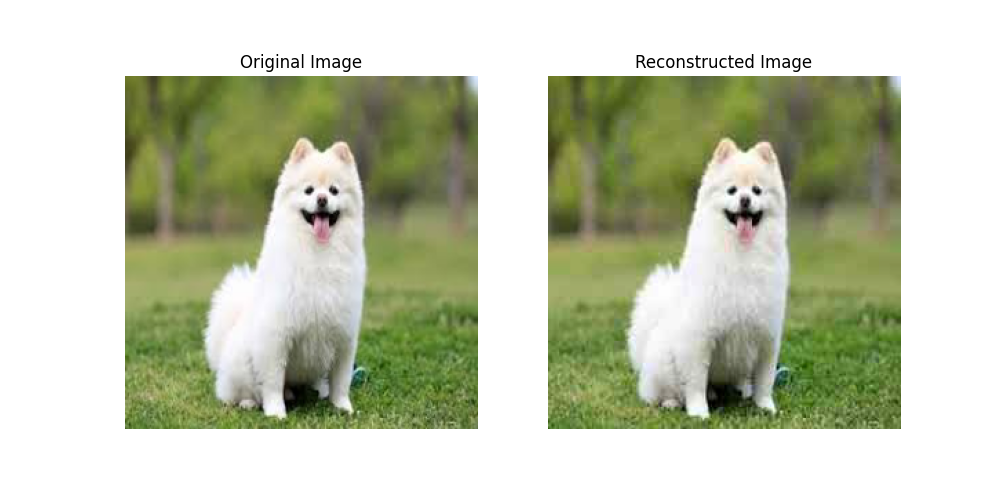
#> input picture compare JPEG.png, 1000 x 500 px
$ python JPEG.py --image_path 'compare JPEG.png'
#> lines starting #> are read from the running program, lines starting #| are printed output that depends on the picture
import heapq
from collections import defaultdict, Counter
import bitstring
import numpy as np
from scipy.fftpack import dct, idct
from PIL import Image
import matplotlib.pyplot as plt
import sys
import os
import argparse
def pad_to_multiple_of_8(arr):
    """입력 배열(arr)을 8의 배수 크기로 패딩"""
    h, w = arr.shape
    pad_h = (8 - h % 8) % 8
    pad_w = (8 - w % 8) % 8
    if pad_h == 0 and pad_w == 0:
        return arr  # 이미 8의 배수이면 그대로 반환
    padded = np.pad(arr, ((0, pad_h), (0, pad_w)), mode="edge")
    print(f"[패딩 적용] 원본 크기 ({h}x{w}) → 패딩 후 ({padded.shape[0]}x{padded.shape[1]})")
    return padded
# [18 lines left out: functions memory_kb, rle_memory_kb, bitstream_memory_kb, not called in this run]

QY = np.array([
    [16,11,10,16,24,40,51,61],
    [12,12,14,19,26,58,60,55],
    [14,13,16,24,40,57,69,56],
    [14,17,22,29,51,87,80,62],
    [18,22,37,56,68,109,103,77],
    [24,35,55,64,81,104,113,92],
    [49,64,78,87,103,121,120,101],
    [72,92,95,98,112,100,103,99]
])
QC = np.array([
    [17,18,24,47,99,99,99,99],
    [18,21,26,66,99,99,99,99],
    [24,26,56,99,99,99,99,99],
    [47,66,99,99,99,99,99,99],
    [99,99,99,99,99,99,99,99],
    [99,99,99,99,99,99,99,99],
    [99,99,99,99,99,99,99,99],
    [99,99,99,99,99,99,99,99]
])
QY_scaled = np.array([
    [24, 16, 15, 24, 36, 60, 76, 91],
    [18, 18, 21, 28, 39, 87, 90, 82],
    [21, 19, 24, 36, 60, 85, 103, 84],
    [21, 25, 33, 43, 76, 130, 120, 93],
    [27, 33, 55, 84, 102, 163, 154, 115],
    [36, 52, 82, 96, 121, 156, 169, 138],
    [73, 96, 117, 130, 154, 181, 180, 151],
    [108, 138, 142, 147, 168, 150, 154, 148]
])

QC_scaled = np.array([
    [25, 27, 36, 70, 148, 148, 148, 148],
    [27, 31, 39, 99, 148, 148, 148, 148],
    [36, 39, 84, 148, 148, 148, 148, 148],
    [70, 99, 148, 148, 148, 148, 148, 148],
    [148, 148, 148, 148, 148, 148, 148, 148],
    [148, 148, 148, 148, 148, 148, 148, 148],
    [148, 148, 148, 148, 148, 148, 148, 148],
    [148, 148, 148, 148, 148, 148, 148, 148]
])
def DCT(block):
    return dct(dct(block, type=2, norm="ortho").T, type=2, norm="ortho")

def IDCT(block):
    return idct(idct(block, type=2, norm="ortho").T, type=2, norm="ortho")

def process_img(image, Q):
    """각 채널을 DCT 후 양자화"""
    h, w = image.shape
    channel_dctq = np.zeros((h, w), dtype=np.float32)
    for i in range(0, h, 8):
        for j in range(0, w, 8):
            block = image[i:i+8, j:j+8] - 128
            dct_block = DCT(block)
            q_block = np.round(dct_block / Q)
            channel_dctq[i:i+8, j:j+8] = q_block
    return channel_dctq

# [15 lines left out: function zigzag_indices, not called in this run]

def zigzag_scan(block):
    """8x8패치를 한줄로 펼치기"""
    return [block[i, j] for i, j in zigzag_indices()]

# [24 lines left out: functions RLE, jpeg_encode, not called in this run]

class HuffmanNode:
    # [5 lines left out: function __init__, not called in this run]

    def __lt__(self, other):
        return self.freq < other.freq

# [51 lines left out: functions build_huffman_tree, generate_huffman_codes, huffman_encode, not called in this run]


#########################################################################
"""여기부터 Decoding"""


# [62 lines left out: functions huffman_decode, compare_rle, inverse_rle, inverse_zigzag, not called in this run]

def inverse_quantize(block, quant_table):
    """양자화 역처리"""
    return block * quant_table

# [25 lines left out: functions reconstruct_image, ycbcr_to_rgb, not called in this run]

def main(img_path):

#> called with img_path = 'compare JPEG.png'
    img = Image.open(img_path)
#> img is the input picture: PIL image 1000x500 RGBA; mean R, G, B, A 195.5, 200.8, 177.6, 255
    width, height = img.size
#> width = 1000; height = 500

    #YCbCr 변환
    ycbcr_img = img.convert("YCbCr")
#> ycbcr_img: PIL image 1000x500 YCbCr; mean of channels 0, 1, 2 196.3, 117.1, 127
    Y, Cb, Cr = ycbcr_img.split()
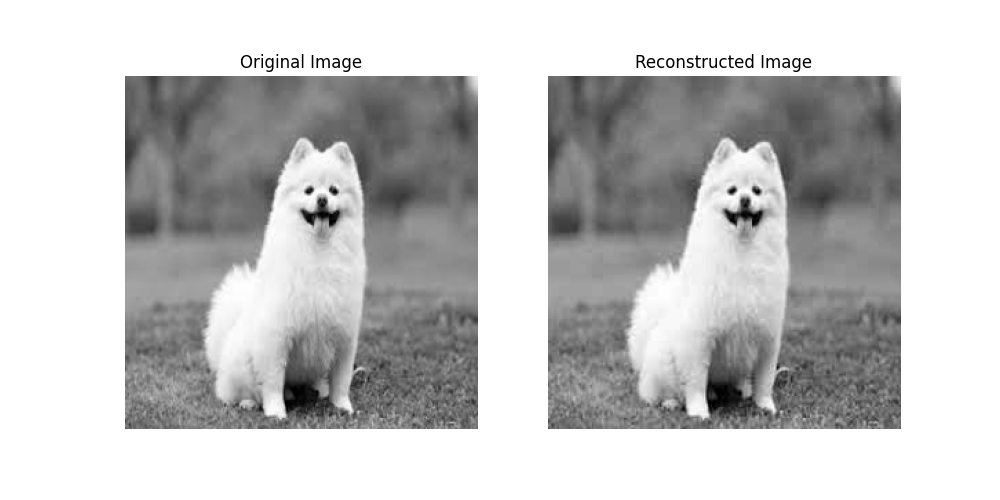
#> Y: PIL image 1000x500 L; min 0, max 255, mean 196.3
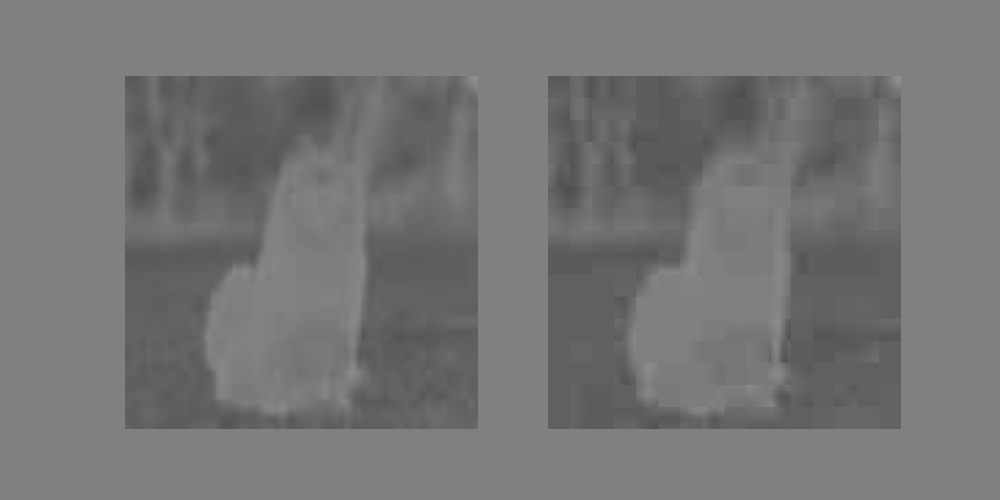
#> Cb: PIL image 1000x500 L; min 78, max 143, mean 117.1
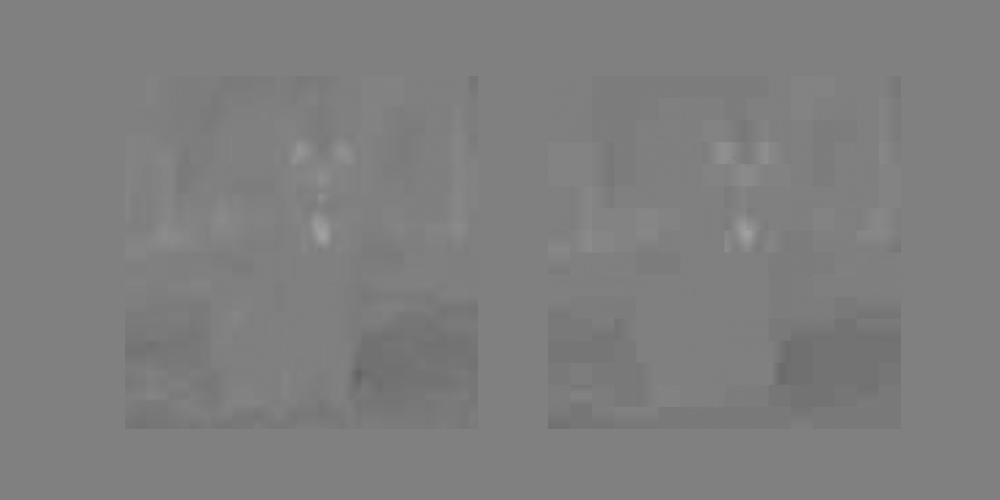
#> Cr: PIL image 1000x500 L; min 98, max 162, mean 127

    Y = np.array(Y, dtype=np.float32)
#> Y: shape (500, 1000) float32
    Cb = np.array(Cb, dtype=np.float32)
#> Cb: shape (500, 1000) float32
    Cr = np.array(Cr, dtype=np.float32)
#> Cr: shape (500, 1000) float32

    # 8의 배수가 아니면 패딩
    Y = pad_to_multiple_of_8(Y)
#> in pad_to_multiple_of_8, `padded = np.pad(arr, ((0, pad_h), (0, pad_w)), mode="edge")`:
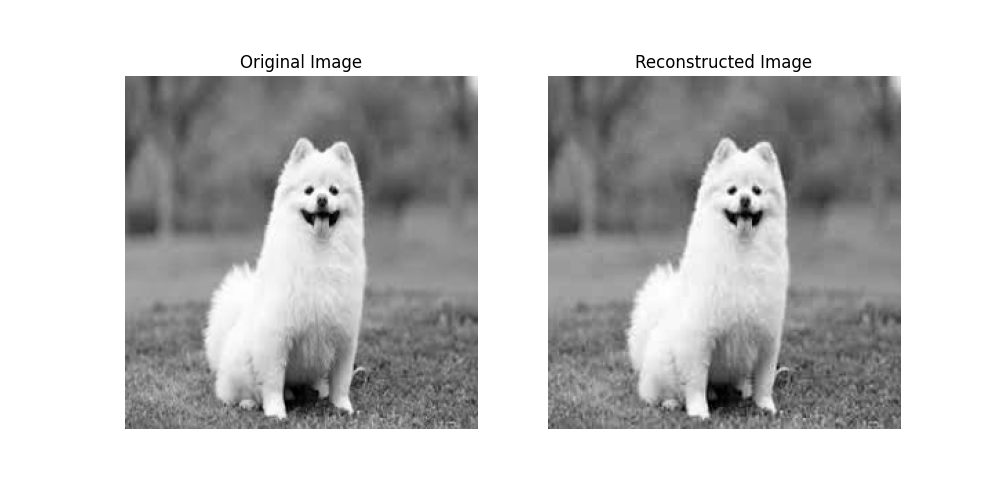
#> padded: shape (504, 1000) float32; min 0, max 255, mean 196.8
#| [패딩 적용] 원본 크기 (500x1000) → 패딩 후 (504x1000)
    Cb = pad_to_multiple_of_8(Cb)
#| [패딩 적용] 원본 크기 (500x1000) → 패딩 후 (504x1000)
    Cr = pad_to_multiple_of_8(Cr)
#| [패딩 적용] 원본 크기 (500x1000) → 패딩 후 (504x1000)

    #Downsampliing
    Cb_ds = Cb[::2, ::2]
    Cr_ds = Cr[::2, ::2]

    # 인코딩 - DCT변환
    Y_dctq = process_img(Y, QY_scaled)
    Cb_dctq = process_img(Cb_ds, QC_scaled)
#> after the loop in process_img, `for i in range(0, h, 8):`: channel_dctq: shape (252, 500) float32; every value is 0
    Cr_dctq = process_img(Cr_ds, QC_scaled)


    # 지그재그 스캔 + RLE인코딩
    Y_encoded = jpeg_encode(Y_dctq)
    Cb_encoded = jpeg_encode(Cb_dctq)
    Cr_encoded = jpeg_encode(Cr_dctq)

    # Huffman 인코딩
    Y_bitstream, Y_dc_codes, Y_ac_codes = huffman_encode(Y_encoded)
    Cb_bitstream, Cb_dc_codes, Cb_ac_codes = huffman_encode(Cb_encoded)
    Cr_bitstream, Cr_dc_codes, Cr_ac_codes = huffman_encode(Cr_encoded)

    # 메모리 차지 용량 비교
    orig_size = os.path.getsize(img_path) / 1024
    ycbcr_size = memory_kb([Y, Cb, Cr])
    downsampled_size = memory_kb([Y, Cb_ds, Cr_ds])
    quantized_size = memory_kb([Y_dctq, Cb_dctq, Cr_dctq])
    rle_size = rle_memory_kb(Y_encoded + Cb_encoded + Cr_encoded)
    huffman_size = bitstream_memory_kb([Y_bitstream, Cb_bitstream, Cr_bitstream])

    sizes = {
        "원본 JPEG 파일": orig_size,
        "YCbCr 분리": ycbcr_size,
        "다운샘플링": downsampled_size,
        "양자화 후": quantized_size,
        "RLE 후": rle_size,
        "허프만 후": huffman_size
    }

    print("단계별 JPEG 압축률:")
    for stage, size in sizes.items():
        print(f"{stage}: {size:.2f} KB")


    """여기까지가 encoding"""

    # Huffman 디코딩
    Y_decoded = huffman_decode(Y_bitstream, Y_dc_codes, Y_ac_codes, len(Y_encoded))
    Cb_decoded = huffman_decode(Cb_bitstream, Cb_dc_codes, Cb_ac_codes, len(Cb_encoded))
    Cr_decoded = huffman_decode(Cr_bitstream, Cr_dc_codes, Cr_ac_codes, len(Cr_encoded))

    # RLE 디코딩
    Y_coeffs = [inverse_rle(block) for block in Y_decoded]
    Cb_coeffs = [inverse_rle(block) for block in Cb_decoded]
    Cr_coeffs = [inverse_rle(block) for block in Cr_decoded]

    # 지그재그 역변환
    Y_blocks = [inverse_zigzag(coeffs, zigzag_indices()) for coeffs in Y_coeffs]
    Cb_blocks = [inverse_zigzag(coeffs, zigzag_indices()) for coeffs in Cb_coeffs]
    Cr_blocks = [inverse_zigzag(coeffs, zigzag_indices()) for coeffs in Cr_coeffs]

    # 양자화 역처리
    Y_dequant = [inverse_quantize(block, QY_scaled) for block in Y_blocks]
    Cb_dequant = [inverse_quantize(block, QC_scaled) for block in Cb_blocks]
    Cr_dequant = [inverse_quantize(block, QC_scaled) for block in Cr_blocks]

    # IDCT
    Y_pixels = [IDCT(block) + 128 for block in Y_dequant]
    Cb_pixels = [IDCT(block) + 128 for block in Cb_dequant]
    Cr_pixels = [IDCT(block) + 128 for block in Cr_dequant]

    # 이미지 재구성
    Y_recon = reconstruct_image(Y_pixels, width, width)
    Cb_recon = reconstruct_image(Cb_pixels, width//2, width//2)
    Cr_recon = reconstruct_image(Cr_pixels, width//2, width//2)

    # YCbCr → RGB 변환
    rgb_recon = ycbcr_to_rgb(Y_recon, Cb_recon, Cr_recon)

    # 원본 이미지와 비교 시각화
    fig, (ax1, ax2) = plt.subplots(1, 2, figsize=(10, 5))
    ax1.imshow(img)
    ax1.set_title("Original Image")
    ax1.axis("off")

    ax2.imshow(rgb_recon)
    ax2.set_title("Reconstructed Image")
    ax2.axis("off")

    plt.savefig("./compare JPEG.png")
    Image.fromarray(rgb_recon).save("./reconstructed.jpeg")


    # PSNR 계산 (품질 비교)
    mse = np.mean((np.array(img, dtype=np.float32) - rgb_recon) ** 2)
    psnr = 20 * np.log10(255 / np.sqrt(mse)) if mse > 0 else float('inf')
    print(f"PSNR: {psnr:.2f} dB")

if __name__ == "__main__":
    parser = argparse.ArgumentParser(description="JPEG Compression Pipeline")
    parser.add_argument("--image_path", type=str, help="입력 이미지 경로")
    args = parser.parse_args()
#> (the run stopped early here; a loop or call above may not have finished)
